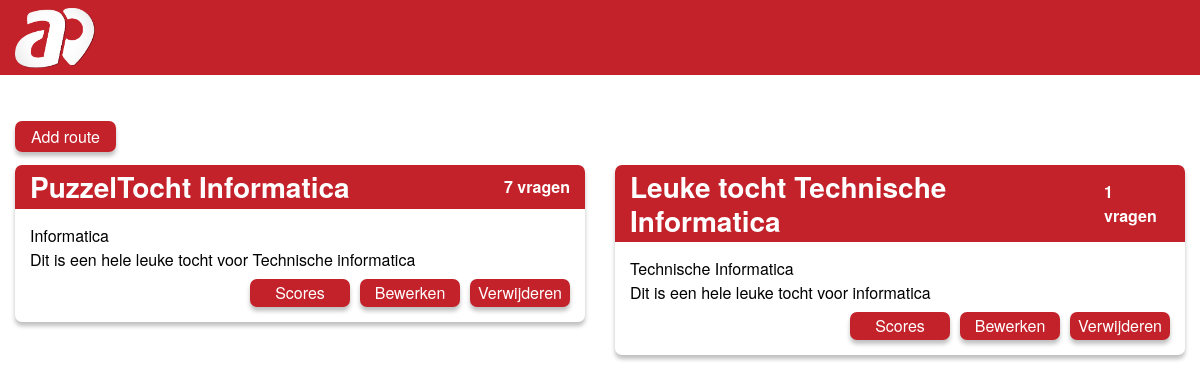
Page /index.php (signed in) on the committed database.
### tables this page shows
CREATE TABLE `route` (
  `routeId` int(11) NOT NULL,
  `routeName` varchar(50) NOT NULL,
  `description` text NOT NULL,
  `courseId` int(11) NOT NULL,
  `picture` longblob NOT NULL
);

CREATE TABLE `course` (
  `courseId` int(11) NOT NULL,
  `courseName` varchar(50) NOT NULL
);

### dataaccess/routeData.php (called while the page is built, shortened)
<?php
function getAllRoutes()
{
    include("databaseconnection.php");
    $allRoutesQuery = "SELECT * FROM `route`";
    $stm = $con->prepare($allRoutesQuery);
    if ($stm->execute()) {
        $allRoutes = $stm->fetchAll(PDO::FETCH_OBJ);
    }
    return $allRoutes;
}

### dataaccess/questionData.php (called while the page is built, shortened)
<?php
function getAllQuestionsForRoute($routeId)
{
    include("databaseconnection.php");
    $intRouteId = (int)$routeId;
    $allQuestionsQuery = "SELECT * FROM `question` WHERE `routeId` =" . $intRouteId;
    $stm = $con->prepare($allQuestionsQuery);
    if ($stm->execute()) {
        $allQuestions = $stm->fetchAll(PDO::FETCH_OBJ);
    }
    return $allQuestions;
}
?>

### dataaccess/courseData.php (called while the page is built, shortened)
<?php
function getCourseById($id)
{
    include("databaseconnection.php");
    $query2 = "SELECT * FROM `course` WHERE `courseId` = :id";
    $stm = $con->prepare($query2);
    $stm->bindValue(':id', $id);
    if ($stm->execute()) {
        $result2 = $stm->fetchAll(PDO::FETCH_OBJ);
    }
    return $result2;
}

### index.php (the view, shortened to what this page needs)
<?php
include("./dataaccess/databaseconnection.php");
include("./dataaccess/routeData.php");
include("./dataaccess/courseData.php");
include("./dataaccess/questionData.php");
?>
<!DOCTYPE html>
<html lang="en">
<head>
    <link rel="stylesheet" href="https://cdn.jsdelivr.net/npm/bootstrap@4.0.0/dist/css/bootstrap.min.css">
    <link rel="stylesheet" href="style/style.css">
</head>
<body>
    <?php include("templates/header.php"); ?>
    <main>
        <div class="wrap row">
            <div class="col-12 mb-3">
                <a class="button px-3 py-1" href="addroute.php">
                    Add route
                </a>
            </div>
        <?php
            foreach (getAllRoutes() as $route) { ?>
                <div class="item col-12 col-md-6">
                    <div class="itemWrap">
                            <a href="detailpage.php?id=<?php echo $route->routeId; ?>" title>
                                <div class="itemHeader">
                                    <h3><?php echo $route->routeName; ?></h3>
                                    <p><?php echo count(getAllQuestionsForRoute($route->routeId)) . " vragen"; ?></p>
                                </div>
                            </a>
                            <div class="itemContent flexitem">
                                <?php foreach( getCourseById($route->courseId) as $course) {?>
                                <div>
                                    <p><?php echo $course->courseName; ?></p>
                                    <?php } ?>
                                    <p><?php echo $route->description ?> </p>
                                    <div class="buttonWrap">
                                        <a href="/" class="button">Scores</a>
                                        <a href="/" class="button">Bewerken</a>
                                        <a href="/" class="button">Verwijderen</a>
                                    </div>
                                </div>
                            </div>
                    </div>
                </div>
        <?php }?>
        </div>
    </main>
</body>
</html>

### style/style.css (style rules this page uses)
* { margin: 0px; padding: 0px; }
body { font-family: "Helvetica Neue", Helvetica, Arial; }
h1, h2, h3, h4, h5, h6, p, ul { margin: 0px; padding: 0px; }
h1, h2, h3 { color: #fff; font-weight: bold; }
.wrap { max-width: 1200px; margin: 0 auto; }
.button { width: 100px; text-align: center; color: #fff; background-color: #C3222A; border-radius: 7px; box-shadow: 0px 4px 4px rgba(0, 0, 0, 0.25); padding: 2px 0px; }
.item { margin-bottom: 50px; }
.itemWrap { box-shadow: 0px 4px 4px rgba(0, 0, 0, 0.25); border-radius: 7px; }
.itemWrap .itemHeader { border-radius: 7px 7px 0px 0px; padding: 5px 15px; background-color: #C3222A; color: #fff; font-weight: bold; display: flex; justify-content: space-between; align-items: center; }
.flexitem { display: flex; }
.itemWrap .itemContent { color: #000; padding: 15px; padding-bottom: 50px; position: relative; }
.itemWrap .itemContent .buttonWrap { position: absolute; bottom: 15px; right: 15px; display: flex; justify-content: space-between; }
.itemWrap .itemContent .buttonWrap .button { margin-left: 10px; }

### rows in the picture
route: routeName "PuzzelTocht Informatica", count(getAllQuestionsForRoute($route->routeId)) "7", description "Dit is een hele leuke tocht voor Technische informatica"
course: courseName "Informatica"
route: routeName "Leuke tocht Technische Informatica", count(getAllQuestionsForRoute($route->routeId)) "1", description "Dit is een hele leuke tocht voor informatica"
course: courseName "Technische Informatica"
